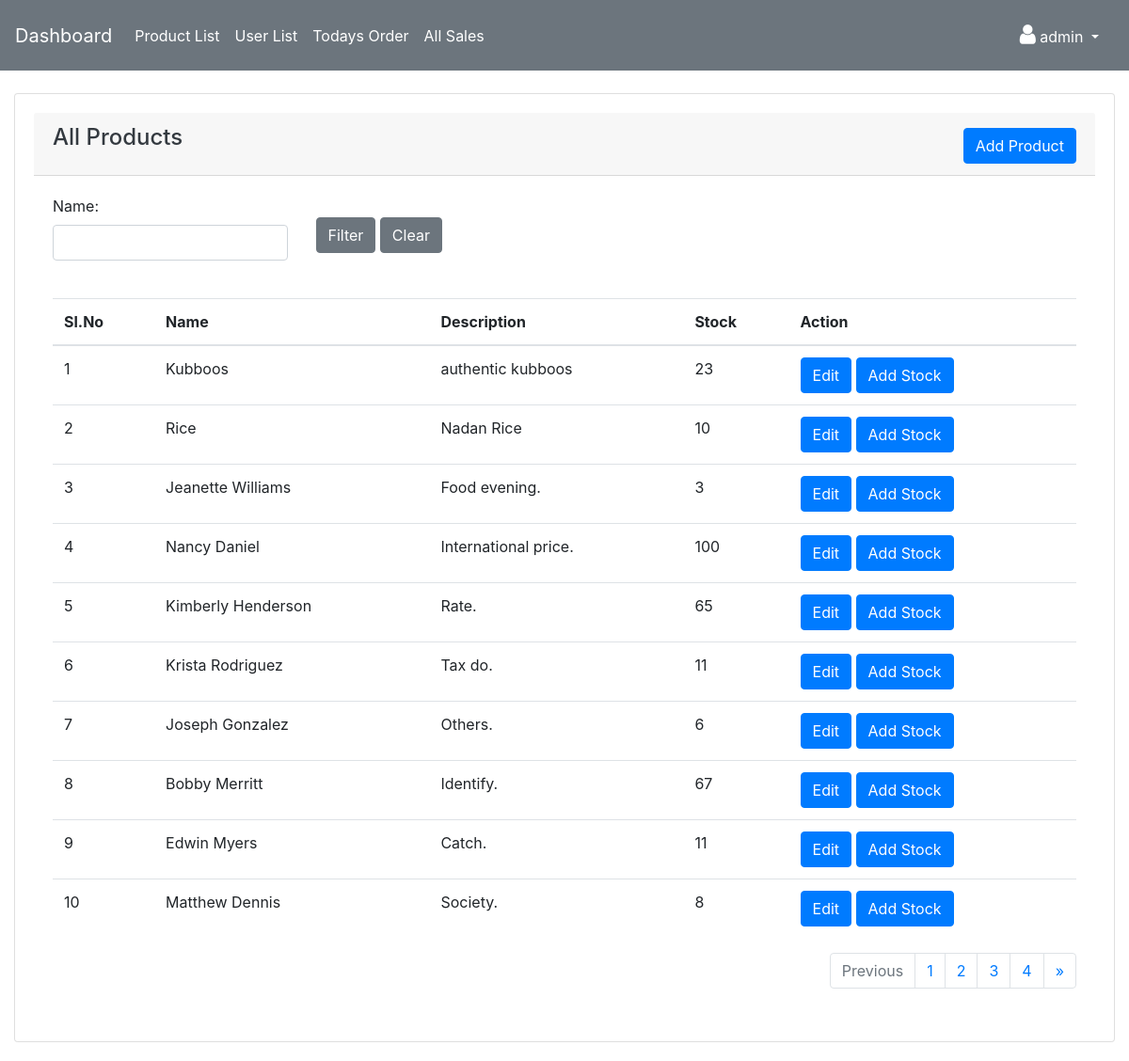
The app's page /mngr/products/ (signed in) with its own data.
### mngr/models.py (models this page shows, shortened)
class Product(models.Model):
    name = models.CharField(max_length=100)
    description = models.CharField(max_length=255)
    stock = models.IntegerField(null=True)
    created_by = models.ForeignKey(User,on_delete=models.CASCADE)
    created_at = models.DateTimeField(auto_now=True)

### mngr/views.py (the view)
# urls.py: path('products/',views.productsList,name='product_list'),
@login_required(login_url='/mngr/')
def productsList(request):
    results = Product.objects.order_by('-id').all()
    productFilter = ProductFilter()
    if request.method =='GET' and request.GET.get('filter') == 'Clear':
        return redirect('product_list')
    if request.method == 'GET' and request.GET.get('filter') == 'Filter':
        productFilter=ProductFilter(request.GET,results)
        results = productFilter.qs
    products = Paginator(results,10)
    page_number = request.GET.get("page")
    page_obj = products.get_page(page_number)
    return render(request,'products/index.html',locals())

### mngr/templates/products/index.html (shortened to what this page needs)
{% extends 'adm_template.html' %}
{% block content %}
<div class="row">
    <div class="col-md-12">
        <div class="card">
            <div class="card-header">
                <h4 class="text-dark">All Products</h4>
                <a href="{% url 'add_product' %}" class="btn btn-primary" style="float:right;margin-top: -33px;">Add Product</a>
              </div>
              <div class="card-body">
                <form action="" method="GET">
                  <div class="row">
                    <div class="col-lg-3">
                      <label for="">Name:</label>
                      {{productFilter.form.name}}
                    </div>
                    <div class="col-lg-3 pt-4">
                      <input type="submit" value="Filter" name="filter" class="btn btn-secondary">
                      <input type="submit" value="Clear" name="filter" class="btn btn-secondary">
                    </div>
                  </div>
                </form>
              </div>
            <div class="card-body">
                <table class="table">
                    <thead>
                      <tr>
                        <th scope="col">Sl.No</th>
                        <th scope="col">Name</th>
                        <th scope="col">Description</th>
                        <th scope="col">Stock</th>
                        <th scope="col">Action</th>
                      </tr>
                    </thead>
                    <tbody>
                        {% if page_obj %}
                        {% for item in page_obj %}
                        <tr>
                            <td>{{page_obj.start_index|add:forloop.counter0}}</td>
                            <td>{{ item.name}}</td>
                            <td>{{ item.description}}</td>
                            <td>
                              {% if item.stock %}
                                {{ item.stock}}
                              {% else %}
                                N/A
                              {% endif %}</td>
                            <td>
                              <a href="{% url 'edit_product' item.id %}" class="btn btn-primary">Edit</a>
                              <a href="{% url 'stock_update' item.id %}" class="btn btn-primary">Add Stock</a>
                            </td>
                        </tr>
                        {% endfor %}
                        {% endif %}
                    </tbody>
                  </table>
                  <div class="paginate">
                    {% include 'layout/pagination.html' %}
                  </div>
            </div>
          </div>
    </div>
</div>
{% endblock content %}

### templates/adm_template.html (shortened to what this page needs)
<!DOCTYPE html>
<html>
<head>
  <link rel="stylesheet" href="https://maxcdn.bootstrapcdn.com/bootstrap/4.3.1/css/bootstrap.min.css">
  <link rel="stylesheet" href="https://cdnjs.cloudflare.com/ajax/libs/font-awesome/4.7.0/css/font-awesome.min.css">
</head>
<body>
  <nav class="navbar navbar-expand-lg navbar-light bg-secondary">
    <a class="navbar-brand text-white" href="{% url 'dashboard' %}">Dashboard</a>
    <div class="collapse navbar-collapse" id="navbarNav">
      <ul class="navbar-nav">
        <li class="nav-item">
          <a class="nav-link text-white" href="{% url 'product_list' %}">Product List</a>
        </li>
        <li class="nav-item">
          <a class="nav-link text-white" href="{% url 'user_list' %}">User List</a>
        </li>
        <li class="nav-item">
          <a class="nav-link text-white" href="{% url 'todays_order' %}">Todays Order</a>
        </li>
        <li class="nav-item">
          <a class="nav-link text-white" href="{% url 'all_orders' %}">All Sales</a>
        </li>
      </ul>
    </div>
    <div style="float:right">
      <ul class="navbar-nav mr-auto p-2">
        <li class="nav-item dropdown">
          <a class="nav-link dropdown-toggle text-white" href="#" id="navbarDropdown" role="button" data-toggle="dropdown" aria-haspopup="true" aria-expanded="false">
            <i class="fa fa-user" style="font-size:24px"></i> {{ user.username}}
          </a>
        </li>
      </ul>
    </div>
  </nav>
  <div class="container-fluid"><br>
    {% block content %}{% endblock content %}
</div>
</body>
</html>

### templates/adm_template.html (style rules this page uses)
.card { text-align: center; padding: 20px; margin-bottom: 20px; }

### mngr/templates/products/index.html (style rules this page uses)
.card { text-align : left }
.paginate { float:right }

### records on screen
Product: start_index|add "1", name "Kubboos", description "authentic kubboos", stock "23"
Product: start_index|add "2", name "Rice", description "Nadan Rice", stock "10"
Product: start_index|add "3", name "Jeanette Williams", description "Food evening.", stock "3"
Product: start_index|add "4", name "Nancy Daniel", description "International price.", stock "100"
Product: start_index|add "5", name "Kimberly Henderson", description "Rate.", stock "65"
Product: start_index|add "6", name "Krista Rodriguez", description "Tax do.", stock "11"
Product: start_index|add "7", name "Joseph Gonzalez", description "Others.", stock "6"
Product: start_index|add "8", name "Bobby Merritt", description "Identify.", stock "67"
Product: start_index|add "9", name "Edwin Myers", description "Catch.", stock "11"
Product: start_index|add "10", name "Matthew Dennis", description "Society.", stock "8"

### other values on screen
{{ user.username }} "admin"
{{ i }} "1"
{{ i }} "2" "3" "4"
